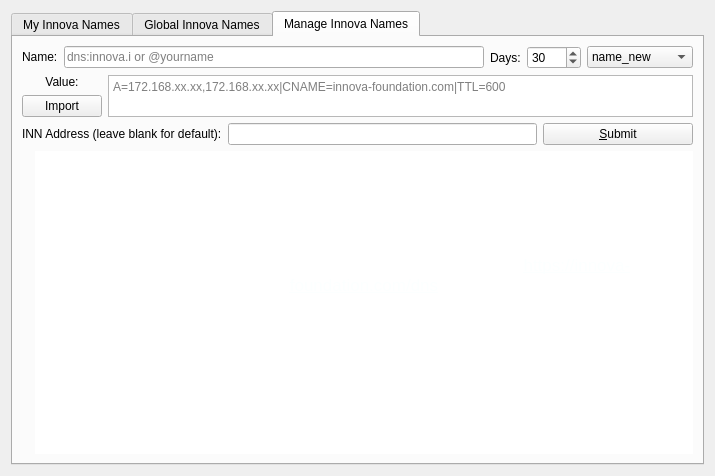
<?xml version="1.0" encoding="UTF-8"?>
<ui version="4.0">
 <class>ManageNamesPage</class>
 <widget class="QDialog" name="ManageNamesPage">
  <property name="geometry">
   <rect>
    <x>0</x>
    <y>0</y>
    <width>715</width>
    <height>476</height>
   </rect>
  </property>
  <property name="sizePolicy">
   <sizepolicy hsizetype="Preferred" vsizetype="Preferred">
    <horstretch>0</horstretch>
    <verstretch>0</verstretch>
   </sizepolicy>
  </property>
  <property name="windowTitle">
   <string>Manage Names</string>
  </property>
  <layout class="QGridLayout" name="gridLayout_4">
   <item row="0" column="0">
    <widget class="QTabWidget" name="tabWidget">
     <property name="currentIndex">
      <number>2</number>
     </property>
     <widget class="QWidget" name="tab">
      <attribute name="title">
       <string>My Innova Names</string>
      </attribute>
      <layout class="QGridLayout" name="gridLayout">
       <item row="0" column="0">
        <layout class="QHBoxLayout" name="horizontalLayout_2">
         <property name="spacing">
          <number>0</number>
         </property>
         <item>
          <widget class="QValidatedLineEdit" name="nameFilter">
           <property name="sizePolicy">
            <sizepolicy hsizetype="Fixed" vsizetype="Fixed">
             <horstretch>0</horstretch>
             <verstretch>0</verstretch>
            </sizepolicy>
           </property>
           <property name="toolTip">
            <string>Enter part of name to search for</string>
           </property>
           <property name="text">
            <string notr="true"/>
           </property>
          </widget>
         </item>
         <item>
          <widget class="QValidatedLineEdit" name="valueFilter">
           <property name="toolTip">
            <string>Enter part of value to search for</string>
           </property>
           <property name="text">
            <string notr="true"/>
           </property>
          </widget>
         </item>
         <item>
          <widget class="QValidatedLineEdit" name="addressFilter">
           <property name="sizePolicy">
            <sizepolicy hsizetype="Fixed" vsizetype="Fixed">
             <horstretch>0</horstretch>
             <verstretch>0</verstretch>
            </sizepolicy>
           </property>
           <property name="toolTip">
            <string>Enter Namecoin address (or prefix of it)</string>
           </property>
           <property name="text">
            <string notr="true"/>
           </property>
          </widget>
         </item>
         <item>
          <spacer name="horizontalSpacer_ExpiresIn">
           <property name="orientation">
            <enum>Qt::Horizontal</enum>
           </property>
           <property name="sizeType">
            <enum>QSizePolicy::Fixed</enum>
           </property>
           <property name="sizeHint" stdset="0">
            <size>
             <width>100</width>
             <height>20</height>
            </size>
           </property>
          </spacer>
         </item>
        </layout>
       </item>
       <item row="1" column="0">
        <widget class="QTableView" name="tableView">
         <property name="sizePolicy">
          <sizepolicy hsizetype="Expanding" vsizetype="Expanding">
           <horstretch>0</horstretch>
           <verstretch>0</verstretch>
          </sizepolicy>
         </property>
         <property name="contextMenuPolicy">
          <enum>Qt::CustomContextMenu</enum>
         </property>
         <property name="toolTip">
          <string>Double-click name to configure</string>
         </property>
         <property name="verticalScrollBarPolicy">
          <enum>Qt::ScrollBarAlwaysOn</enum>
         </property>
         <property name="tabKeyNavigation">
          <bool>false</bool>
         </property>
         <property name="alternatingRowColors">
          <bool>true</bool>
         </property>
         <property name="selectionMode">
          <enum>QAbstractItemView::SingleSelection</enum>
         </property>
         <property name="selectionBehavior">
          <enum>QAbstractItemView::SelectRows</enum>
         </property>
         <property name="sortingEnabled">
          <bool>true</bool>
         </property>
         <attribute name="verticalHeaderVisible">
          <bool>false</bool>
         </attribute>
        </widget>
       </item>
      </layout>
     </widget>
     <widget class="QWidget" name="tab_2">
      <attribute name="title">
       <string>Global Innova Names</string>
      </attribute>
      <layout class="QGridLayout" name="gridLayout_2">
       <item row="6" column="0" colspan="4">
        <widget class="QTableWidget" name="tableWidget">
         <property name="editTriggers">
          <set>QAbstractItemView::NoEditTriggers</set>
         </property>
         <property name="alternatingRowColors">
          <bool>true</bool>
         </property>
         <property name="selectionBehavior">
          <enum>QAbstractItemView::SelectRows</enum>
         </property>
         <property name="sortingEnabled">
          <bool>false</bool>
         </property>
         <property name="columnCount">
          <number>3</number>
         </property>
         <attribute name="horizontalHeaderShowSortIndicator" stdset="0">
          <bool>false</bool>
         </attribute>
         <attribute name="horizontalHeaderStretchLastSection">
          <bool>true</bool>
         </attribute>
         <column>
          <property name="text">
           <string>Name</string>
          </property>
         </column>
         <column>
          <property name="text">
           <string>Expires In</string>
          </property>
         </column>
         <column>
          <property name="text">
           <string>Value</string>
          </property>
         </column>
        </widget>
       </item>
       <item row="3" column="0" rowspan="2" colspan="4">
        <layout class="QHBoxLayout" name="horizontalLayout_6">
         <property name="sizeConstraint">
          <enum>QLayout::SetDefaultConstraint</enum>
         </property>
         <item>
          <widget class="QLabel" name="countLabel">
           <property name="text">
            <string>Name Count Total ~</string>
           </property>
          </widget>
         </item>
         <item>
          <spacer name="horizontalSpacer">
           <property name="orientation">
            <enum>Qt::Horizontal</enum>
           </property>
           <property name="sizeHint" stdset="0">
            <size>
             <width>150</width>
             <height>20</height>
            </size>
           </property>
          </spacer>
         </item>
         <item>
          <widget class="QPushButton" name="copyNameButton">
           <property name="sizePolicy">
            <sizepolicy hsizetype="Fixed" vsizetype="Fixed">
             <horstretch>0</horstretch>
             <verstretch>0</verstretch>
            </sizepolicy>
           </property>
           <property name="text">
            <string>Copy Name</string>
           </property>
          </widget>
         </item>
         <item>
          <widget class="QPushButton" name="copyValueButton">
           <property name="sizePolicy">
            <sizepolicy hsizetype="Fixed" vsizetype="Fixed">
             <horstretch>0</horstretch>
             <verstretch>0</verstretch>
            </sizepolicy>
           </property>
           <property name="text">
            <string>Copy Value</string>
           </property>
          </widget>
         </item>
         <item>
          <widget class="QPushButton" name="refreshButton">
           <property name="sizePolicy">
            <sizepolicy hsizetype="MinimumExpanding" vsizetype="Fixed">
             <horstretch>0</horstretch>
             <verstretch>0</verstretch>
            </sizepolicy>
           </property>
           <property name="cursor">
            <cursorShape>ArrowCursor</cursorShape>
           </property>
           <property name="text">
            <string>Refresh</string>
           </property>
           <property name="default">
            <bool>false</bool>
           </property>
           <property name="flat">
            <bool>false</bool>
           </property>
          </widget>
         </item>
        </layout>
       </item>
      </layout>
     </widget>
     <widget class="QWidget" name="tab_3">
      <attribute name="title">
       <string>Manage Innova Names</string>
      </attribute>
      <layout class="QGridLayout" name="gridLayout_3">
       <item row="2" column="0">
        <layout class="QHBoxLayout" name="horizontalLayout_4">
         <item>
          <widget class="QLabel" name="labelAddress">
           <property name="enabled">
            <bool>true</bool>
           </property>
           <property name="sizePolicy">
            <sizepolicy hsizetype="Preferred" vsizetype="Maximum">
             <horstretch>0</horstretch>
             <verstretch>0</verstretch>
            </sizepolicy>
           </property>
           <property name="text">
            <string>INN Address (leave blank for default):</string>
           </property>
           <property name="alignment">
            <set>Qt::AlignLeading|Qt::AlignLeft|Qt::AlignVCenter</set>
           </property>
          </widget>
         </item>
         <item>
          <widget class="QValidatedLineEdit" name="registerAddress">
           <property name="enabled">
            <bool>true</bool>
           </property>
           <property name="toolTip">
            <string>&lt;html&gt;&lt;head/&gt;&lt;body&gt;&lt;p&gt;Enter a new owner address, or leave blank to keep the current ownership.&lt;/p&gt;&lt;/body&gt;&lt;/html&gt;</string>
           </property>
           <property name="text">
            <string notr="true"/>
           </property>
          </widget>
         </item>
         <item>
          <widget class="QPushButton" name="submitNameButton">
           <property name="sizePolicy">
            <sizepolicy hsizetype="Fixed" vsizetype="Fixed">
             <horstretch>0</horstretch>
             <verstretch>0</verstretch>
            </sizepolicy>
           </property>
           <property name="minimumSize">
            <size>
             <width>150</width>
             <height>0</height>
            </size>
           </property>
           <property name="toolTip">
            <string>&lt;html&gt;&lt;head/&gt;&lt;body&gt;&lt;p&gt;This will send a name_new or name_update transaction (if you already did name_new).&lt;/p&gt;&lt;/body&gt;&lt;/html&gt;</string>
           </property>
           <property name="layoutDirection">
            <enum>Qt::LeftToRight</enum>
           </property>
           <property name="text">
            <string>&amp;Submit</string>
           </property>
           <property name="icon">
            <iconset resource="../bitcoin.qrc">
             <normaloff>:/icons/send</normaloff>:/icons/send</iconset>
           </property>
           <property name="default">
            <bool>true</bool>
           </property>
          </widget>
         </item>
        </layout>
       </item>
       <item row="0" column="0">
        <layout class="QHBoxLayout" name="horizontalLayout">
         <item>
          <widget class="QLabel" name="label_4">
           <property name="sizePolicy">
            <sizepolicy hsizetype="Preferred" vsizetype="Maximum">
             <horstretch>0</horstretch>
             <verstretch>0</verstretch>
            </sizepolicy>
           </property>
           <property name="text">
            <string>Name:</string>
           </property>
           <property name="alignment">
            <set>Qt::AlignLeading|Qt::AlignLeft|Qt::AlignVCenter</set>
           </property>
          </widget>
         </item>
         <item>
          <widget class="QValidatedLineEdit" name="registerName">
           <property name="toolTip">
            <string>&lt;html&gt;&lt;head/&gt;&lt;body&gt;&lt;p&gt;Enter a Name.&lt;/p&gt;&lt;/body&gt;&lt;/html&gt;</string>
           </property>
           <property name="text">
            <string notr="true"/>
           </property>
           <property name="placeholderText">
            <string>dns:innova.i or @yourname</string>
           </property>
          </widget>
         </item>
         <item>
          <widget class="QLabel" name="label_7">
           <property name="text">
            <string>Days:</string>
           </property>
           <property name="alignment">
            <set>Qt::AlignLeading|Qt::AlignLeft|Qt::AlignVCenter</set>
           </property>
          </widget>
         </item>
         <item>
          <widget class="QSpinBox" name="registerDays">
           <property name="toolTip">
            <string>&lt;html&gt;&lt;head/&gt;&lt;body&gt;&lt;p&gt;Set the number of days that will be added to the Name expire time.&lt;/p&gt;&lt;/body&gt;&lt;/html&gt;</string>
           </property>
           <property name="maximum">
            <number>9999</number>
           </property>
           <property name="value">
            <number>30</number>
           </property>
          </widget>
         </item>
         <item>
          <widget class="QComboBox" name="txTypeSelector">
           <property name="currentIndex">
            <number>0</number>
           </property>
           <item>
            <property name="text">
             <string>name_new</string>
            </property>
           </item>
           <item>
            <property name="text">
             <string>name_update</string>
            </property>
           </item>
           <item>
            <property name="text">
             <string>name_delete</string>
            </property>
           </item>
          </widget>
         </item>
        </layout>
       </item>
       <item row="1" column="0">
        <layout class="QHBoxLayout" name="horizontalLayout_3">
         <item>
          <layout class="QVBoxLayout" name="verticalLayout">
           <item>
            <widget class="QLabel" name="labelValue">
             <property name="sizePolicy">
              <sizepolicy hsizetype="Preferred" vsizetype="Maximum">
               <horstretch>0</horstretch>
               <verstretch>0</verstretch>
              </sizepolicy>
             </property>
             <property name="text">
              <string>Value:</string>
             </property>
             <property name="alignment">
              <set>Qt::AlignCenter</set>
             </property>
            </widget>
           </item>
           <item>
            <widget class="QPushButton" name="importValueButton">
             <property name="text">
              <string>Import</string>
             </property>
            </widget>
           </item>
          </layout>
         </item>
         <item>
          <widget class="QPlainTextEdit" name="registerValue">
           <property name="sizePolicy">
            <sizepolicy hsizetype="Expanding" vsizetype="Ignored">
             <horstretch>0</horstretch>
             <verstretch>0</verstretch>
            </sizepolicy>
           </property>
           <property name="placeholderText">
            <string>A=172.168.xx.xx,172.168.xx.xx|CNAME=innova-foundation.com|TTL=600</string>
           </property>
          </widget>
         </item>
        </layout>
       </item>
       <item row="4" column="0">
        <layout class="QHBoxLayout" name="horizontalLayout_5">
         <item>
          <widget class="QLabel" name="label">
           <property name="sizePolicy">
            <sizepolicy hsizetype="Fixed" vsizetype="Fixed">
             <horstretch>0</horstretch>
             <verstretch>0</verstretch>
            </sizepolicy>
           </property>
           <property name="maximumSize">
            <size>
             <width>150</width>
             <height>150</height>
            </size>
           </property>
           <property name="text">
            <string/>
           </property>
           <property name="pixmap">
            <pixmap resource="../bitcoin.qrc">:/icons/platinumname</pixmap>
           </property>
           <property name="scaledContents">
            <bool>true</bool>
           </property>
           <property name="alignment">
            <set>Qt::AlignCenter</set>
           </property>
          </widget>
         </item>
         <item>
          <widget class="QTextBrowser" name="textBrowser">
           <property name="sizePolicy">
            <sizepolicy hsizetype="Expanding" vsizetype="Expanding">
             <horstretch>0</horstretch>
             <verstretch>0</verstretch>
            </sizepolicy>
           </property>
           <property name="frameShape">
            <enum>QFrame::NoFrame</enum>
           </property>
           <property name="frameShadow">
            <enum>QFrame::Plain</enum>
           </property>
           <property name="html">
            <string>&lt;!DOCTYPE HTML PUBLIC &quot;-//W3C//DTD HTML 4.0//EN&quot; &quot;http://www.w3.org/TR/REC-html40/strict.dtd&quot;&gt;
&lt;html&gt;&lt;head&gt;&lt;meta name=&quot;qrichtext&quot; content=&quot;1&quot; /&gt;&lt;style type=&quot;text/css&quot;&gt;
p, li { white-space: pre-wrap; }
&lt;/style&gt;&lt;/head&gt;&lt;body style=&quot; font-family:'MS Shell Dlg 2'; font-size:8.25pt; font-weight:400; font-style:normal;&quot;&gt;
&lt;p style=&quot;-qt-paragraph-type:empty; margin-top:0px; margin-bottom:0px; margin-left:0px; margin-right:0px; -qt-block-indent:0; text-indent:0px; font-family:'.AppleSystemUIFont'; font-size:13pt;&quot;&gt;&lt;br /&gt;&lt;/p&gt;
&lt;p align=&quot;center&quot; style=&quot; margin-top:0px; margin-bottom:0px; margin-left:0px; margin-right:0px; -qt-block-indent:0; text-indent:0px;&quot;&gt;&lt;span style=&quot; font-family:'.AppleSystemUIFont'; font-size:13pt; color:#ffffff;&quot;&gt;Welcome to the &lt;/span&gt;&lt;span style=&quot; font-family:'.AppleSystemUIFont'; font-size:13pt; font-weight:600; color:#ffffff;&quot;&gt;Innova NVS &lt;/span&gt;&lt;span style=&quot; font-family:'.AppleSystemUIFont'; font-size:13pt; color:#ffffff;&quot;&gt;(Name Value System). You may manage your Innova names above. You can register a new name with &lt;/span&gt;&lt;span style=&quot; font-family:'.AppleSystemUIFont'; font-size:13pt; font-weight:600; color:#ffffff;&quot;&gt;name_new.&lt;/span&gt;&lt;span style=&quot; font-family:'.AppleSystemUIFont'; font-size:13pt; color:#ffffff;&quot;&gt; You can update an existing name with &lt;/span&gt;&lt;span style=&quot; font-family:'.AppleSystemUIFont'; font-size:13pt; font-weight:600; color:#ffffff;&quot;&gt;name_update &lt;/span&gt;&lt;span style=&quot; font-family:'.AppleSystemUIFont'; font-size:13pt; color:#ffffff;&quot;&gt;or delete the name with &lt;/span&gt;&lt;span style=&quot; font-family:'.AppleSystemUIFont'; font-size:13pt; font-weight:600; color:#ffffff;&quot;&gt;name_delete&lt;/span&gt;&lt;span style=&quot; font-family:'.AppleSystemUIFont'; font-size:13pt; color:#ffffff;&quot;&gt;. &lt;/span&gt;&lt;/p&gt;
&lt;p align=&quot;center&quot; style=&quot;-qt-paragraph-type:empty; margin-top:0px; margin-bottom:0px; margin-left:0px; margin-right:0px; -qt-block-indent:0; text-indent:0px; font-family:'.AppleSystemUIFont'; font-size:13pt; color:#ffffff;&quot;&gt;&lt;br /&gt;&lt;/p&gt;
&lt;p align=&quot;center&quot; style=&quot; margin-top:0px; margin-bottom:0px; margin-left:0px; margin-right:0px; -qt-block-indent:0; text-indent:0px;&quot;&gt;&lt;span style=&quot; font-family:'.AppleSystemUIFont'; font-size:13pt; color:#ffffff;&quot;&gt;For more information on the &lt;/span&gt;&lt;span style=&quot; font-family:'.AppleSystemUIFont'; font-size:13pt; font-weight:600; color:#ffffff;&quot;&gt;Innova NVS&lt;/span&gt;&lt;span style=&quot; font-family:'.AppleSystemUIFont'; font-size:13pt; color:#ffffff;&quot;&gt; and &lt;/span&gt;&lt;span style=&quot; font-family:'.AppleSystemUIFont'; font-size:13pt; font-weight:600; color:#ffffff;&quot;&gt;IDNS&lt;/span&gt;&lt;span style=&quot; font-family:'.AppleSystemUIFont'; font-size:13pt; color:#ffffff;&quot;&gt; visit &lt;/span&gt;&lt;a href=&quot;https://innova-foundation.com/dns&quot;&gt;&lt;span style=&quot; font-family:'.AppleSystemUIFont'; font-size:13pt; text-decoration: underline; color:#fcffff;&quot;&gt;https://innova-foundation.com/dns&lt;/span&gt;&lt;/a&gt;&lt;/p&gt;&lt;/body&gt;&lt;/html&gt;</string>
           </property>
           <property name="openExternalLinks">
            <bool>true</bool>
           </property>
           <property name="openLinks">
            <bool>true</bool>
           </property>
          </widget>
         </item>
        </layout>
       </item>
      </layout>
     </widget>
    </widget>
   </item>
  </layout>
 </widget>
 <customwidgets>
  <customwidget>
   <class>QValidatedLineEdit</class>
   <extends>QLineEdit</extends>
   <header>qvalidatedlineedit.h</header>
  </customwidget>
 </customwidgets>
 <resources>
  <include location="../bitcoin.qrc"/>
 </resources>
 <connections/>
</ui>
